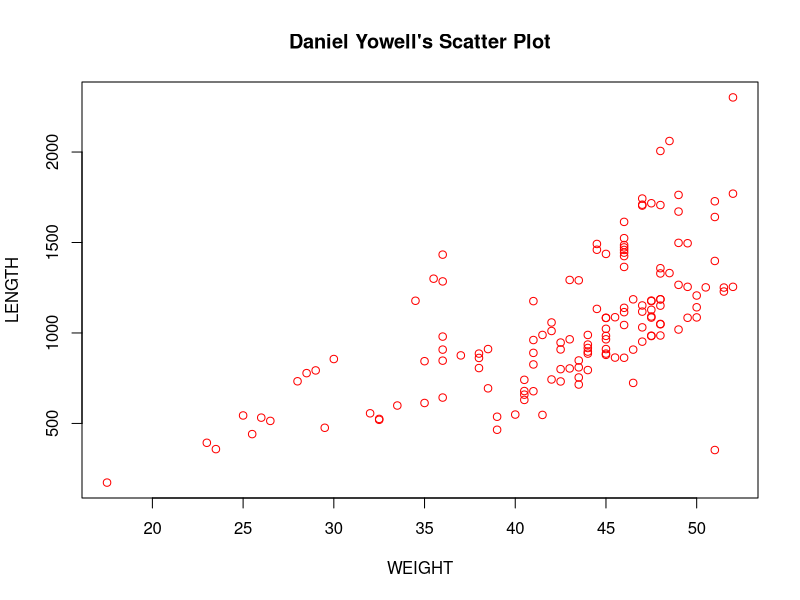
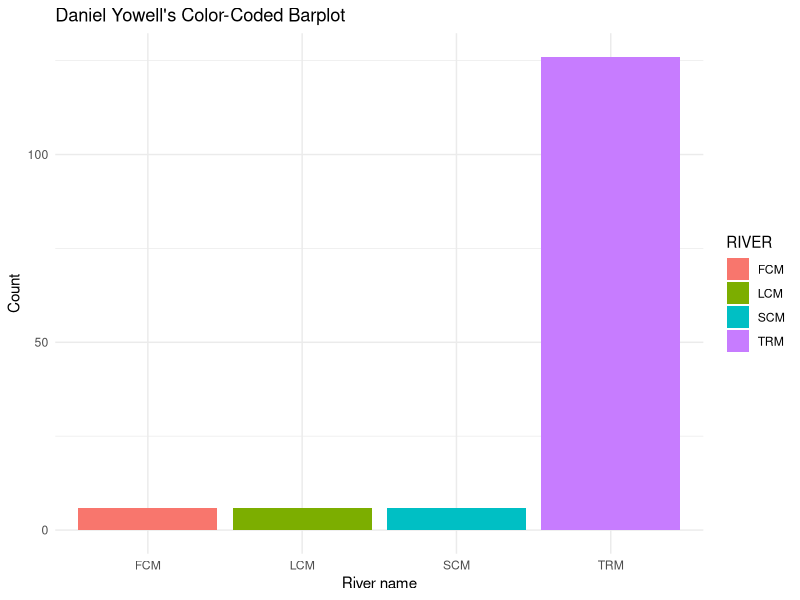
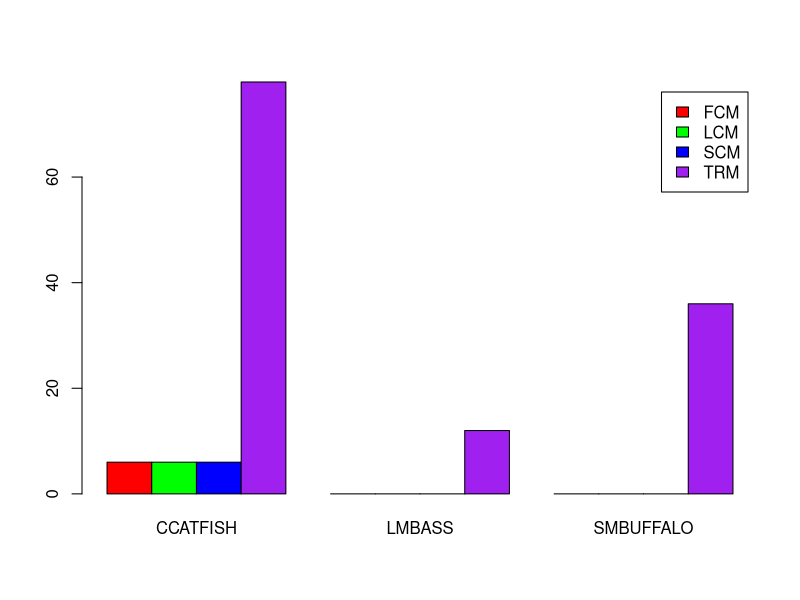
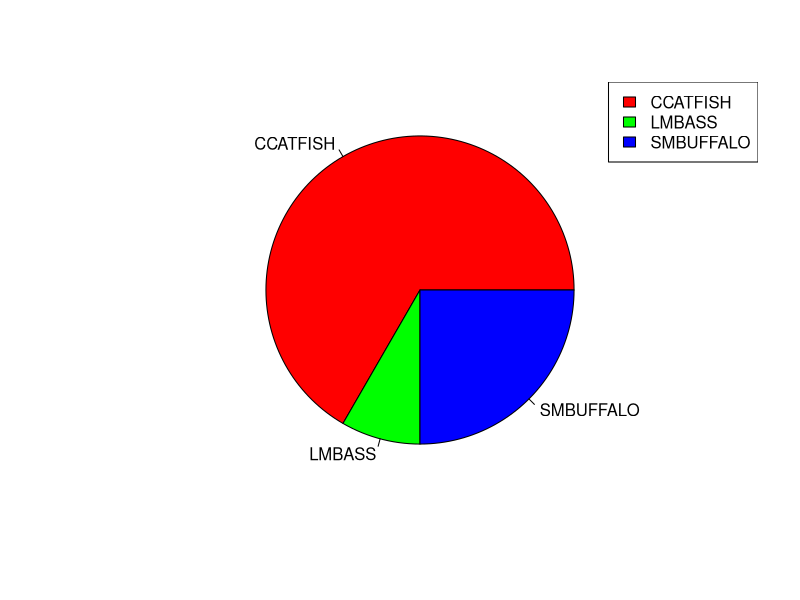
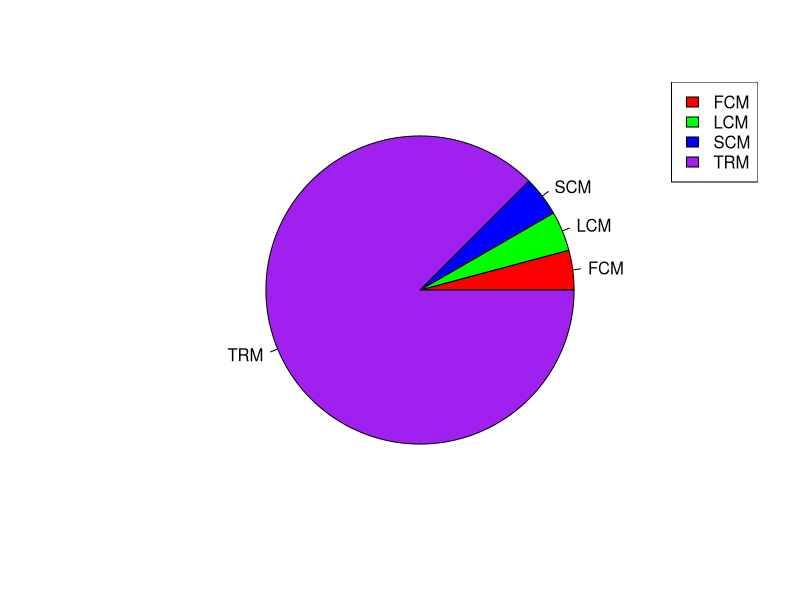
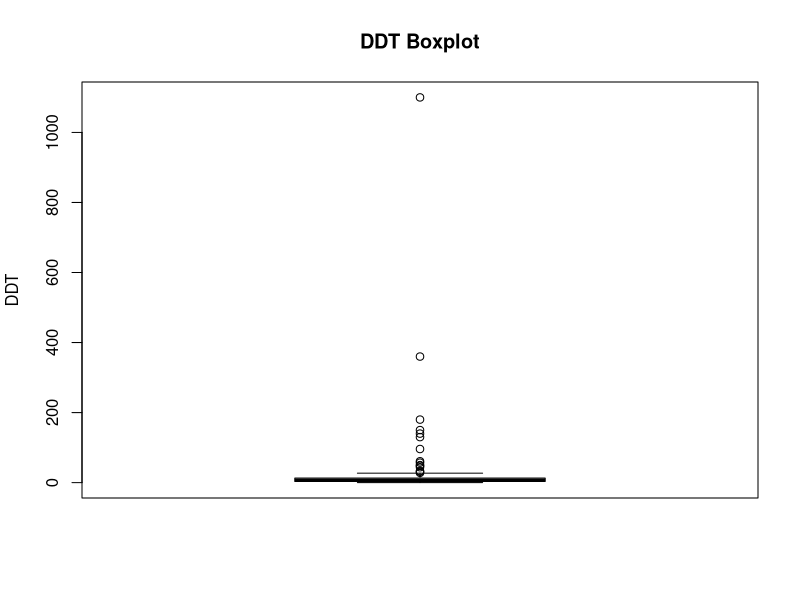
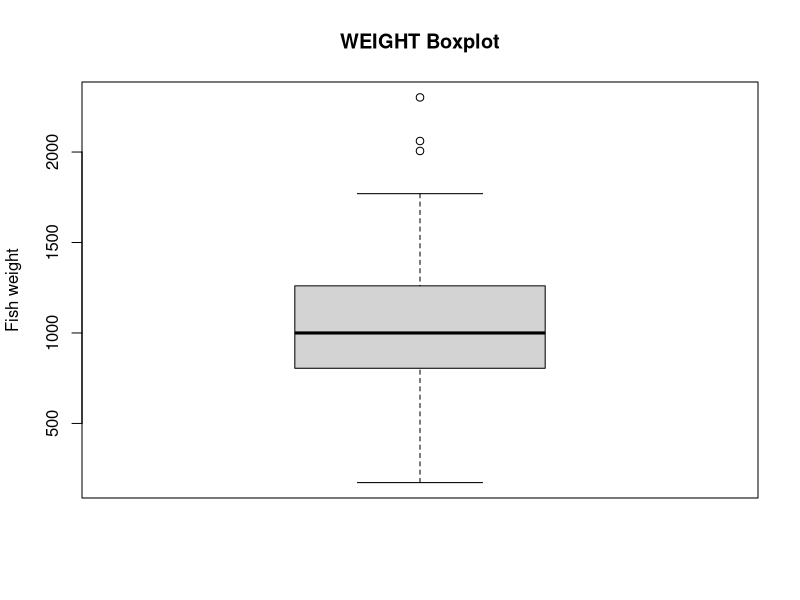
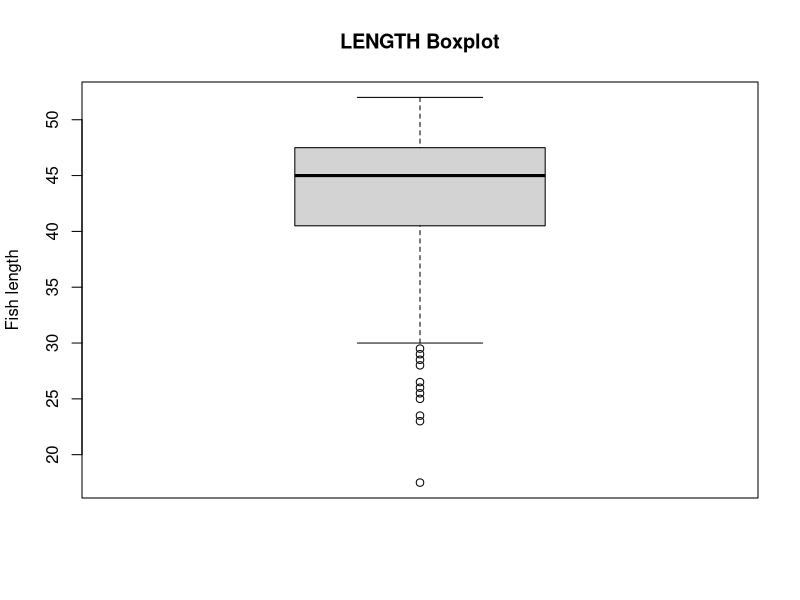

These figures' R source, in order:
## ---- chunk 1
knitr::opts_chunk$set(echo = TRUE)
## ---- chunk 2
getwd()
## ---- chunk 3
ddt <- read.csv("DDT.csv")
head(ddt)
## ---- chunk 4
library(dplyr)
subset1 <- ddt %>% filter(SPECIES == 'LMBASS' & WEIGHT > 800)
subset1
## ---- chunk 5
subset2 <- ddt %>% filter(RIVER == 'SCM' & DDT > 4.0)
subset2
## ---- chunk 6
mean_length <- mean(ddt$LENGTH)
mean_length
## ---- chunk 7
sd_weight <- sd(ddt$WEIGHT)
sd_weight
## ---- chunk 8
plot(ddt$LENGTH, ddt$WEIGHT, main="Daniel Yowell's Scatter Plot", xlab="WEIGHT", ylab="LENGTH", col="red")
## ---- chunk 9
v=1:20
v/20
## ---- chunk 10
summary_table <- ddt %>% group_by(RIVER) %>% summarize(Count = n(),)
summary_table
## ---- chunk 11
library(ggplot2)
ggplot(ddt, aes(x = RIVER, fill = RIVER)) +
  geom_bar() +
  labs(title = "Daniel Yowell's Color-Coded Barplot",
       x = "River name",
       y = "Count") +
  theme_minimal()
## ---- chunk 12
cross_table1 <- table(ddt$RIVER, ddt$SPECIES)
print(cross_table1)
## ---- chunk 13
cross_table2 <- table(ddt$RIVER, ddt$SPECIES)
bar_plot_colors <- c("red", "green", "blue", "purple")
barplot(cross_table2, beside = TRUE, legend = rownames(cross_table2), col = bar_plot_colors)
## ---- chunk 14
# first count the # of species, then plot that
library(dplyr)
summary_table <- ddt %>%
                group_by(SPECIES) %>%
                summarize(
                  Count = n(),
                )
pie_chart_labels <- summary_table$SPECIES
pie_chart_colors <- c("red", "green", "blue", "purple")
pie(summary_table$Count, labels = pie_chart_labels, col = pie_chart_colors)
legend("topright", legend = pie_chart_labels, fill = pie_chart_colors)
## ---- chunk 15
library(dplyr)
summary_table <- ddt %>%
                group_by(RIVER) %>%
                summarize(
                  Count = n(),
                )
pie_chart_labels <- summary_table$RIVER
pie_chart_colors <- c("red", "green", "blue", "purple")
pie(summary_table$Count, labels = pie_chart_labels, col = pie_chart_colors)
legend("topright", legend = pie_chart_labels, fill = pie_chart_colors)
## ---- chunk 16
boxplot(ddt$DDT, main="DDT Boxplot", ylab="DDT")
## ---- chunk 17
boxplot(ddt$WEIGHT, main="WEIGHT Boxplot", ylab="Fish weight")
## ---- chunk 18
boxplot(ddt$LENGTH, main="LENGTH Boxplot", ylab="Fish length")
## ---- chunk 19
coplot(LENGTH ~ WEIGHT | RIVER, data = ddt)
## ---- chunk 20
coplot(DDT ~ WEIGHT | SPECIES, data = ddt)
## ---- chunk 21
ggplot(ddt, aes(x = SPECIES, y = WEIGHT, fill = RIVER)) + geom_boxplot() + ggtitle("Daniel Yowell's Task 9 Boxplot")
## ---- chunk 22
ggplot(ddt, aes(x = RIVER, y = LENGTH, fill = SPECIES)) +
  geom_violin() + theme_minimal() + ggtitle("Daniel Yowell's Task 9 Violin Plot")
## ---- chunk 23
ggplot(ddt, aes(x = WEIGHT, y = LENGTH, col = SPECIES)) +
  geom_point() + theme_minimal() + ggtitle("Daniel Yowell's Task 9 Scatter Plot")
